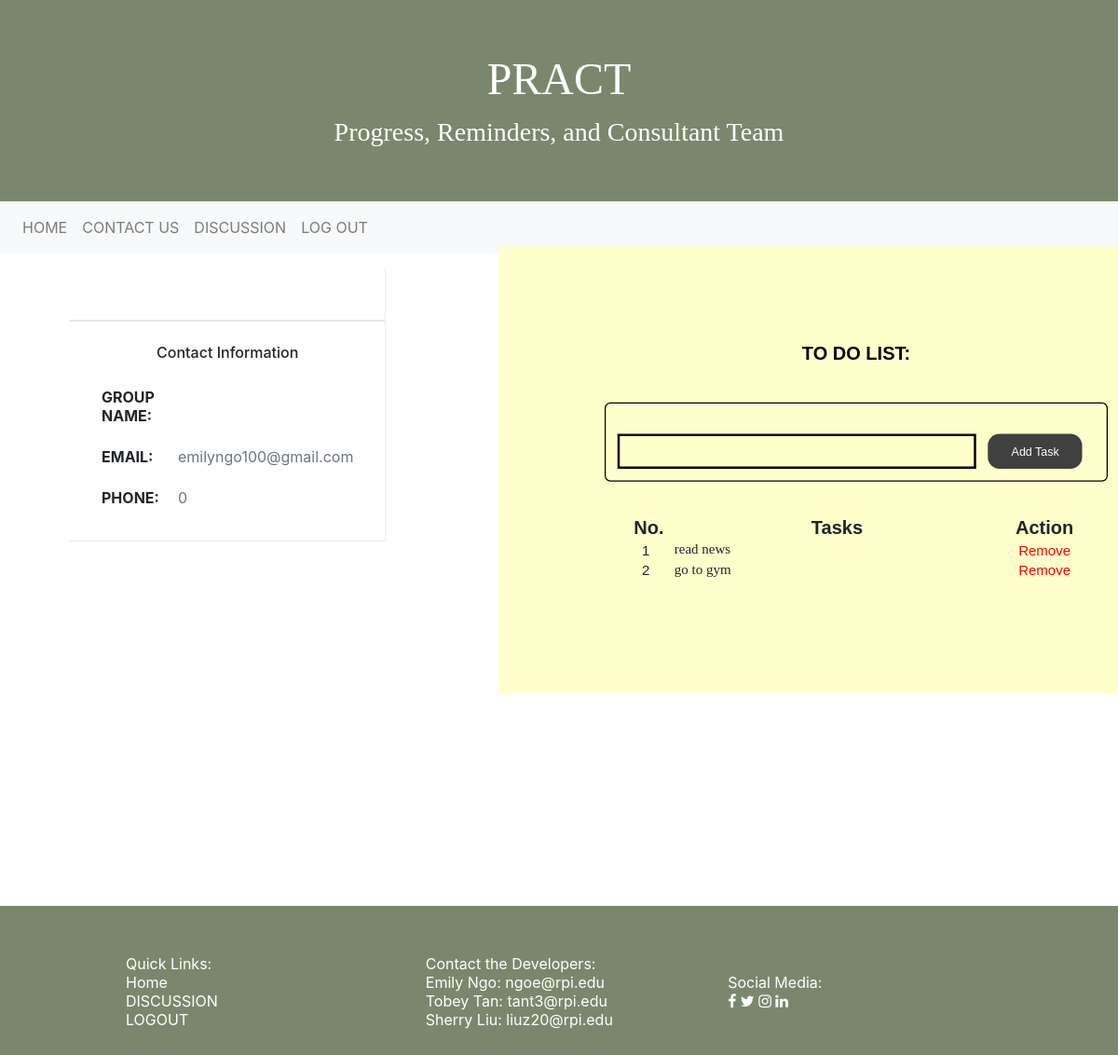
Page /index.php (signed in) on the earlier database version.
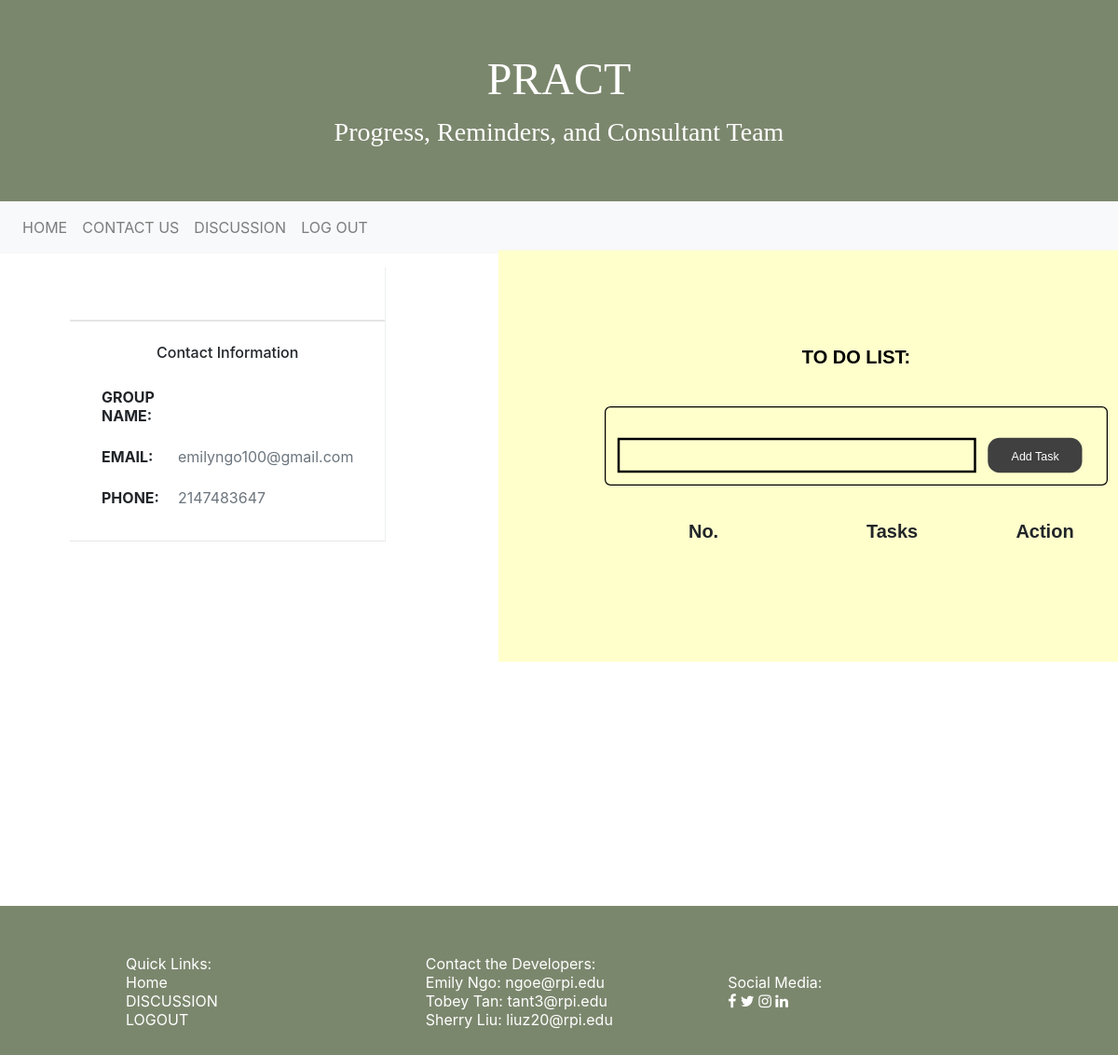
Same page on the later database version.
### tables this page shows
CREATE TABLE `users` (
  `user_id` int(8) NOT NULL,
  `group_id` int(10) NOT NULL,
  `username` varchar(30) NOT NULL,
  `password` varchar(255) NOT NULL,
  `fname` varchar(50) NOT NULL,
  `lname` varchar(50) NOT NULL,
  `email` varchar(255) NOT NULL,
  `is_admin` int(8) NOT NULL,
  `phone` bigint(11) NOT NULL
);

CREATE TABLE `task` (
  `id` int(8) NOT NULL,
  `text` varchar(255) NOT NULL,
  `task_userid` int(11) NOT NULL,
  `group_id` int(11) NOT NULL,
  `from_admin` int(5) NOT NULL
);

### index_page/profile_content.php (the view, shortened to what this page needs)
<link href="https://maxcdn.bootstrapcdn.com/font-awesome/4.3.0/css/font-awesome.min.css" rel="stylesheet">
<?php
    $db = mysqli_connect("localhost", "root", "", "pract");
    $user_id = $_SESSION['user_id'];
    $user_sql = mysqli_query($db, "SELECT * FROM users WHERE user_id = '$user_id'");
    $user_result = mysqli_fetch_array($user_sql);
  ?>
<div class="container">
    <div class="profile-wrapper">
        <div class="profile-section-user">
                <div class="profile-info-brief p-3">
                </div>
                <hr class="m-0">
                <div class="hidden-sm-down">
                    <hr class="m-0">
                    <div class="profile-info-contact p-4">
                        <h6 class="mb-3">Contact Information</h6>
                        <table class="table">
                            <tbody>
                                <tr>
                                    <td><strong>GROUP NAME:</strong></td>
                                    <td>
                                    </td>
                                </tr>
                                <tr>
                                    <td><strong>EMAIL:</strong></td>
                                    <td>
                                        <p class="text-muted mb-0"><?php echo $user_result['email'] ?></p>
                                    </td>
                                </tr>
                                <tr>
                                    <td><strong>PHONE:</strong></td>
                                    <td>
                                        <p class="text-muted mb-0"><?php echo $user_result['phone'] ?></p>
                                    </td>
                                </tr>
                            </tbody>
                        </table>
                    </div>
                    <hr class="m-0">
                </div>
        </div>
    </div>
</div>

### index_page/todolist.php (shortened to what this page needs)
<div class="todolist">
  <?php
    $db = mysqli_connect("localhost", "root", "", "pract");
  ?>
  <div>
    <div class="row justify-content-center">
      <ul>
        <li>
          <div class="content">
            <p class="title"><b>TO DO LIST:</b></p>
            <form method="post" action="index.php" class="input_form">
              <input type="text" name="task" class="task_input">
              <button type="submit" name="submit" id="add_btn" class="add_btn">Add Task</button>
            </form>
            <center>
            <table>
              <thead>
                <tr>
                  <th>No.</th>
                  <th>Tasks</th>
                  <th style="width: 60px;">Action</th>
                </tr>
              </thead>
              <tbody>
                <?php
                $user_id = $_SESSION['user_id'];
                $tasks = mysqli_query($db, "SELECT * FROM task where from_admin = 0 && task_userid = '$user_id'");
                $i = 1;
                while ($row = mysqli_fetch_array($tasks)) { ?>
                  <tr>
                    <td class="number" width="10"> <?php echo $i; ?> </td>
                    <td class="task"> <?php echo $row['text']; ?> </td>
                    <td class="action">
                        <a href="index.php?del_task=<?php echo $row['id'] ?>" >Remove</a>
                    </td>
                  </tr>
                  <?php $i++; } ?>
              </tbody>
              </table></center>
            </div>
        </li>
      </ul>
    </div>
  </div>
</div>

Differences in the rows shown:
removed task: text "read news"
removed task: text "go to gym"
changed users "emilyngo100@gmail.com": phone "0" → "2147483647"
